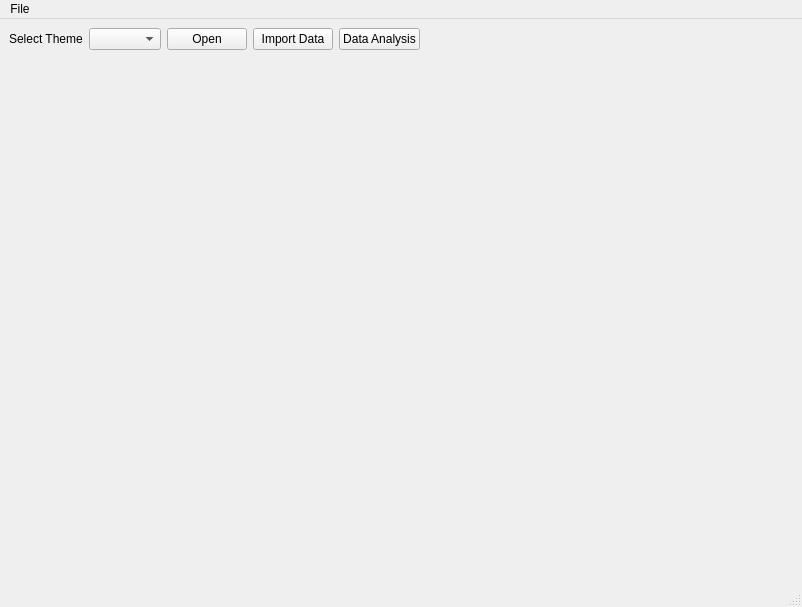
<?xml version="1.0" encoding="UTF-8"?>
<ui version="4.0">
 <class>MainWindow</class>
 <widget class="QMainWindow" name="MainWindow">
  <property name="geometry">
   <rect>
    <x>0</x>
    <y>0</y>
    <width>802</width>
    <height>607</height>
   </rect>
  </property>
  <property name="windowTitle">
   <string>MainWindow</string>
  </property>
  <widget class="QWidget" name="centralwidget">
   <layout class="QGridLayout" name="gridLayout">
    <item row="0" column="0">
     <layout class="QHBoxLayout" name="horizontalLayout">
      <item>
       <widget class="QLabel" name="label">
        <property name="text">
         <string>Select Theme</string>
        </property>
       </widget>
      </item>
      <item>
       <widget class="QComboBox" name="comboBox"/>
      </item>
      <item>
       <widget class="QPushButton" name="pushButton">
        <property name="text">
         <string>Open</string>
        </property>
       </widget>
      </item>
      <item>
       <widget class="QPushButton" name="pushButton_2">
        <property name="text">
         <string>Import Data</string>
        </property>
       </widget>
      </item>
      <item>
       <widget class="QPushButton" name="pushButton_3">
        <property name="text">
         <string>Data Analysis</string>
        </property>
       </widget>
      </item>
      <item>
       <spacer name="horizontalSpacer">
        <property name="orientation">
         <enum>Qt::Horizontal</enum>
        </property>
        <property name="sizeHint" stdset="0">
         <size>
          <width>40</width>
          <height>20</height>
         </size>
        </property>
       </spacer>
      </item>
     </layout>
    </item>
    <item row="1" column="0">
     <layout class="QVBoxLayout" name="verticalLayout"/>
    </item>
    <item row="2" column="0">
     <spacer name="verticalSpacer">
      <property name="orientation">
       <enum>Qt::Vertical</enum>
      </property>
      <property name="sizeHint" stdset="0">
       <size>
        <width>20</width>
        <height>40</height>
       </size>
      </property>
     </spacer>
    </item>
   </layout>
  </widget>
  <widget class="QMenuBar" name="menubar">
   <property name="geometry">
    <rect>
     <x>0</x>
     <y>0</y>
     <width>802</width>
     <height>18</height>
    </rect>
   </property>
   <widget class="QMenu" name="menuFile">
    <property name="title">
     <string>File</string>
    </property>
    <addaction name="actionOpen_csv_file"/>
    <addaction name="actionexit"/>
   </widget>
   <addaction name="menuFile"/>
  </widget>
  <widget class="QStatusBar" name="statusbar"/>
  <action name="actionOpen_csv_file">
   <property name="text">
    <string>Open csv file</string>
   </property>
  </action>
  <action name="actionexit">
   <property name="text">
    <string>exit</string>
   </property>
  </action>
 </widget>
 <resources/>
 <connections/>
</ui>
